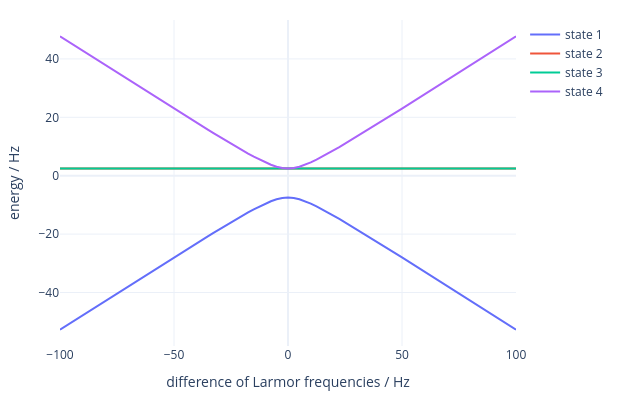

The notebook cell saved with this chart:
### Code cell
import plotly.graph_objects as go

# a plotly line plot of the four energy levels against the frequency difference
figure = go.Figure()
for state in range(4):
    figure.add_scatter(x=offsets / (2 * np.pi), y=levels.eigenvalues[:, state] / (2 * np.pi), name=f"state {state + 1}")
figure.update_xaxes(title="difference of Larmor frequencies / Hz")
figure.update_yaxes(title="energy / Hz")
figure.update_layout(width=620, height=400, margin=dict(l=60, r=20, t=20, b=50), template="plotly_white")
figure
